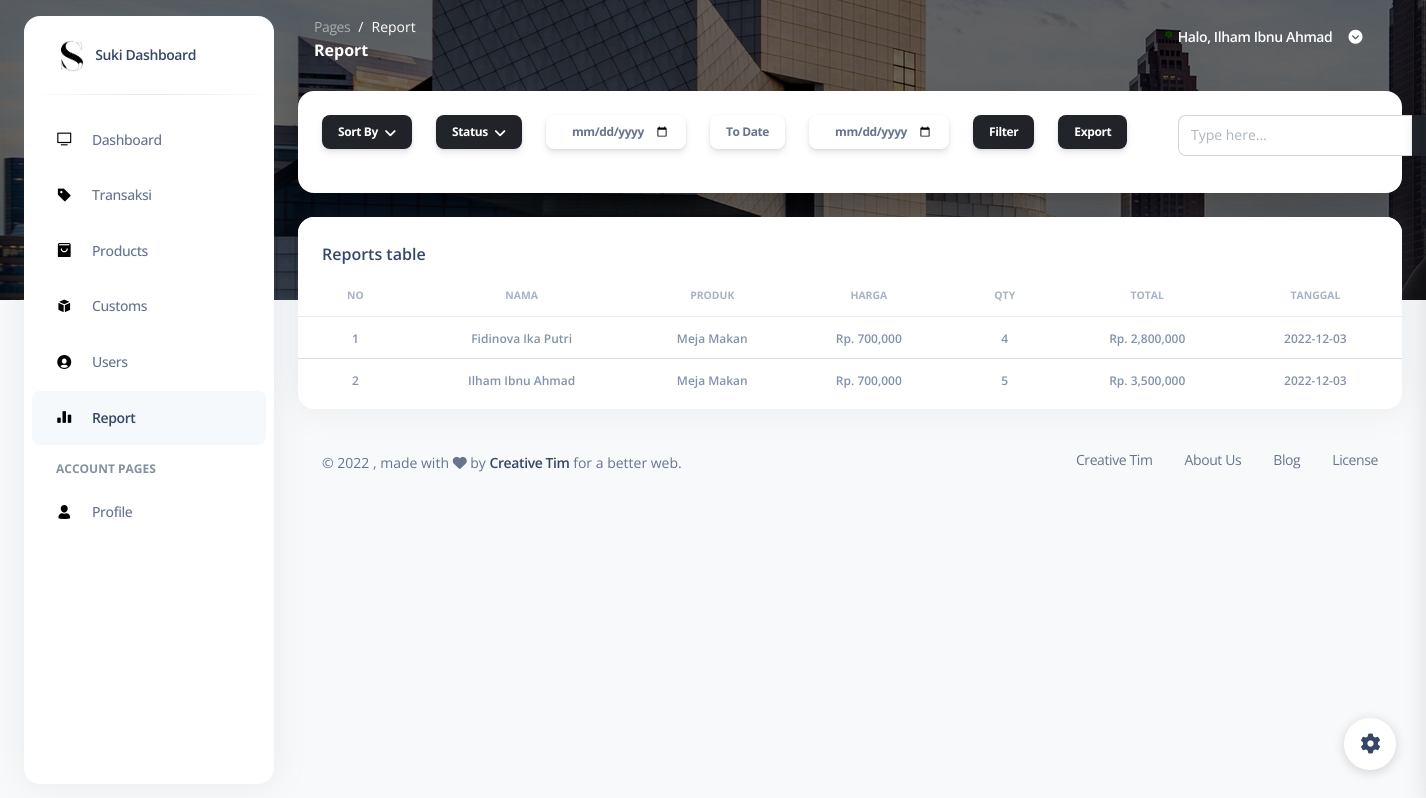
The app's page /pages/report.view.php (signed in) with its own data.
### tables this page shows
CREATE TABLE `tb_user` (
  `id` int(2) NOT NULL,
  `nama` varchar(50) NOT NULL,
  `foto` varchar(250) NOT NULL,
  `nohp` varchar(13) NOT NULL,
  `email` varchar(50) NOT NULL,
  `alamat` varchar(250) NOT NULL,
  `username` varchar(50) NOT NULL,
  `password` varchar(50) NOT NULL,
  `level` int(2) NOT NULL
);

CREATE TABLE `tb_detail_transaksi` (
  `id` int(2) NOT NULL,
  `id_transaksi` int(2) NOT NULL,
  `id_user` int(11) NOT NULL,
  `id_product` int(2) NOT NULL,
  `qty` int(3) NOT NULL
);

CREATE TABLE `tb_product` (
  `id` int(2) NOT NULL,
  `nama` varchar(50) NOT NULL,
  `foto` varchar(250) NOT NULL,
  `harga` int(12) NOT NULL,
  `qty` int(3) NOT NULL,
  `kategori` int(2) NOT NULL,
  `deskripsi` varchar(1000) NOT NULL
);

CREATE TABLE `tb_transaksi` (
  `id` int(2) NOT NULL,
  `user_id` int(2) NOT NULL,
  `status` enum('pending','delivery','done','cancel') NOT NULL,
  `tanggal` date NOT NULL
);

### pages/report.view.php (the view, shortened to what the rows shown need)
<?php
include "koneksi.php";
if (isset($_SESSION["ses_username"]) == "") {
  header("location: login.view.php");
} else {
  $data_id = $_SESSION["ses_id"];
}
?>
<!DOCTYPE html>
<html lang="en">
<head>
  <link href="../assets/css/nucleo-icons.css" rel="stylesheet" />
  <link href="../assets/css/nucleo-svg.css" rel="stylesheet" />
  <link href="../assets/css/nucleo-svg.css" rel="stylesheet" />
  <link id="pagestyle" href="../assets/css/argon-dashboard.css" rel="stylesheet" />
</head>
<body class="g-sidenav-show bg-gray-100">
  <main class="main-content position-relative border-radius-lg">
    <nav class="navbar navbar-main navbar-expand-lg px-0 mx-4 shadow-none border-radius-xl" id="navbarBlur" data-scroll="false">
      <div class="container-fluid py-1 px-3">
        <div class="collapse navbar-collapse mt-sm-0 mt-2 me-md-0 me-sm-4" id="navbar">
          <ul class="ms-md-auto pe-md-3 d-flex align-items-center navbar-nav justify-content-end">
            <?php
            $tampilprofil = ("SELECT id, foto, nama, nohp, email, username, password  FROM tb_user WHERE id = '$data_id'");
            $result   = mysqli_query($koneksi, $tampilprofil);
            while ($row = mysqli_fetch_array($result)) {
              $profilName   = $row['nama'];
            ?>
              <li class="nav-item px-3 d-flex align-items-center">
                <a href="javascript:;" class="nav-link text-white font-weight-bold px-0">
                  <span class="d-sm-inline d-none">Halo, <?php echo $profilName ?></span>
                </a>
              </li>
            <?php
            }
            ?>
          </ul>
        </div>
      </div>
    </nav>
    <div class="container-fluid py-4">
      <div class="row">
        <div class="col-12">
          <div class="card mb-4">
            <div class="card-body px-0 pt-0 pb-2">
              <div class="table-responsive p-0">
                <table class="table align-items-center mb-0">
                  <thead>
                    <tr>
                      <th class="text-center text-uppercase text-secondary text-xxs font-weight-bolder opacity-7">
                        No
                      </th>
                      <th class="text-center text-uppercase text-secondary text-xxs font-weight-bolder opacity-7">
                        Nama
                      </th>
                      <th class="text-center text-uppercase text-secondary text-xxs font-weight-bolder opacity-7">
                        Produk
                      </th>
                      <th class="text-center text-uppercase text-secondary text-xxs font-weight-bolder opacity-7">
                        Harga
                      </th>
                      <th class="text-center text-uppercase text-secondary text-xxs font-weight-bolder opacity-7">
                        Qty
                      </th>
                      <th class="text-center text-uppercase text-secondary text-xxs font-weight-bolder opacity-7">
                        Total
                      </th>
                      <th class="text-center text-uppercase text-secondary text-xxs font-weight-bolder opacity-7">
                        Tanggal
                      </th>
                    </tr>
                  </thead>
                  <?php
                  $data = $_POST['data'];
                  if (isset($_POST['caridata'])) {
                    $caringab = ("SELECT tb_user.nama, tb_product.nama AS produk, format(tb_product.harga, 0) AS harga , tb_detail_transaksi.qty, format(tb_product.harga * tb_detail_transaksi.qty, 0) AS total, tb_transaksi.tanggal FROM tb_detail_transaksi INNER JOIN tb_user ON tb_user.id=tb_detail_transaksi.id_user INNER JOIN tb_product ON tb_product.id=tb_detail_transaksi.id_product INNER JOIN tb_transaksi ON tb_transaksi.id=tb_detail_transaksi.id_transaksi WHERE tb_user.nama LIKE '" . $data . "%'");
                    $result   = mysqli_query($koneksi, $caringab);
                  } else {
                    $query  = "SELECT tb_user.nama, tb_product.nama AS produk, format(tb_product.harga, 0) AS harga , tb_detail_transaksi.qty, format(tb_product.harga * tb_detail_transaksi.qty, 0) AS total, tb_transaksi.tanggal FROM tb_detail_transaksi INNER JOIN tb_user ON tb_user.id=tb_detail_transaksi.id_user INNER JOIN tb_product ON tb_product.id=tb_detail_transaksi.id_product INNER JOIN tb_transaksi ON tb_transaksi.id=tb_detail_transaksi.id_transaksi";
                    $result = mysqli_query($koneksi, $query);
                  }
                  $no     = 1;
                  while ($row = mysqli_fetch_array($result)) {
                    $reportNama = $row['nama'];
                    $reportProduct = $row['produk'];
                    $reportHarga = $row['harga'];
                    $reportQty   = $row['qty'];
                    $reportTotal  = $row['total'];
                    $reportTanggal  = $row['tanggal'];
                  ?>
                    <tbody>
                      <tr>
                        <td class="align-middle text-center">
                          <span class="text-secondary text-xs font-weight-bold"><?php echo $no; ?></span>
                        </td>
                        <td class="align-middle text-center">
                          <span class="text-secondary text-xs font-weight-bold"><?php echo $reportNama; ?></span>
                        </td>
                        <td class="align-middle text-center">
                          <span class="text-secondary text-xs font-weight-bold"><?php echo $reportProduct; ?></span>
                        </td>
                        <td class="align-middle text-center">
                          <span class="text-secondary text-xs font-weight-bold">Rp. <?php echo $reportHarga; ?></span>
                        </td>
                        <td class="align-middle text-center">
                          <span class="text-secondary text-xs font-weight-bold"><?php echo $reportQty; ?></span>
                        </td>
                        <td class="align-middle text-center">
                          <span class="text-secondary text-xs font-weight-bold">Rp. <?php echo $reportTotal; ?></span>
                        </td>
                        <td class="align-middle text-center">
                          <span class="text-secondary text-xs font-weight-bold"><?php echo $reportTanggal; ?></span>
                        </td>
                      </tr>
                    <?php
                    $no++;
                  } ?>
                    </tbody>
                </table>
              </div>
            </div>
          </div>
        </div>
      </div>
    </div>
  </main>
</body>
</html>

### records on screen
tb_user: nama "Ilham Ibnu Ahmad"
tb_detail_transaksi: id_user.nama "Fidinova Ika Putri", id_product.nama "Meja Makan", reportHarga "700,000", qty "4", reportTotal "2,800,000", id_transaksi.tanggal "2022-12-03"
tb_detail_transaksi: id_user.nama "Ilham Ibnu Ahmad", id_product.nama "Meja Makan", reportHarga "700,000", qty "5", reportTotal "3,500,000", id_transaksi.tanggal "2022-12-03"
